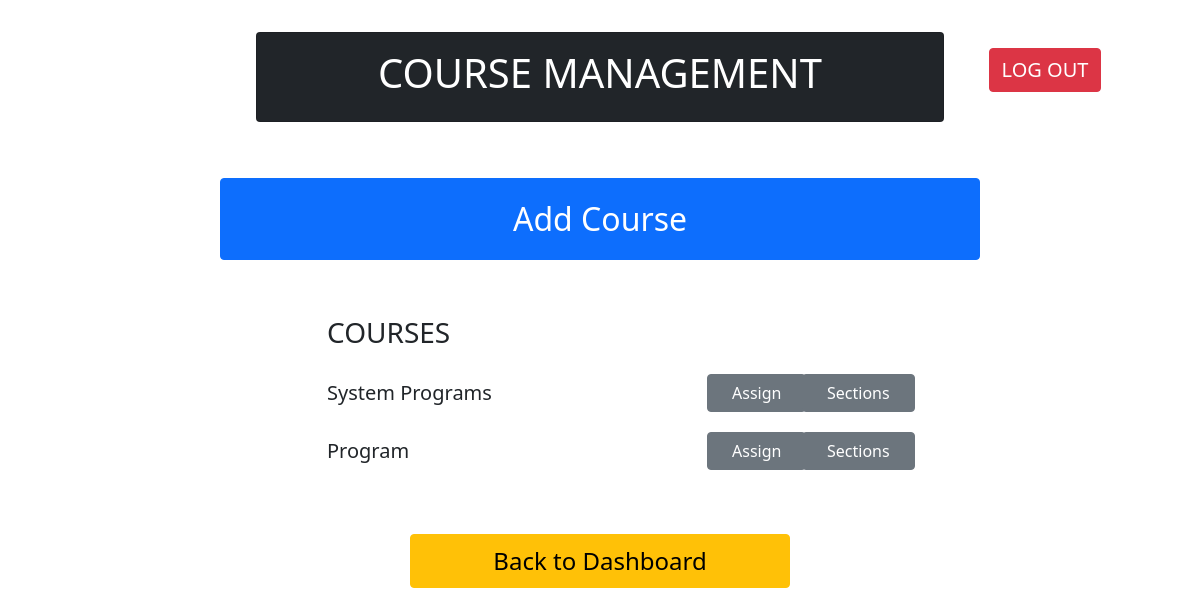
/courses/ (signed in), run on an earlier commit of the app's database.
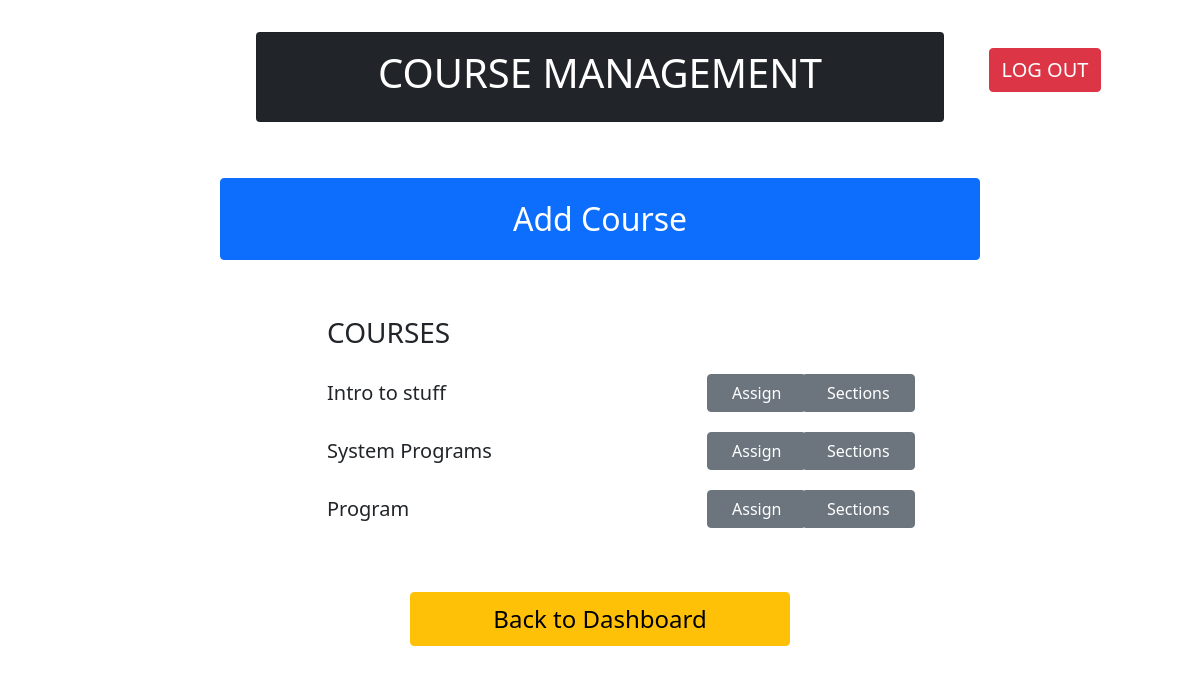
And on a later commit of the database.
### proj_app/models.py (models this page shows)
class CourseModel(models.Model):
    course_id = models.AutoField(primary_key=True)
    dept_code = models.CharField(max_length=20, choices=Department.choices)
    name = models.CharField(max_length=20)
    assigned_instructor = models.ForeignKey(MyUserModel, on_delete=models.SET_NULL, related_name="instructor", null=True)
    assigned_tas = models.ManyToManyField(MyUserModel)

### proj_app/views.py (the view)
# urls.py: path('courses/', ManageCourse.as_view()),
class ManageCourse(View):
    def get(self, request):
        courses = list(CourseModel.objects.all())  # getting all the courses
        user = MyUserModel.objects.get(email=request.session["currentUser"])
        missingPeople = False
        print("instructors: " + str(list(MyUserModel.objects.filter(role=1))))
        print("tas: " + str(list(MyUserModel.objects.filter(role=2))))
        if (list(MyUserModel.objects.filter(role=1)) == [] and list(MyUserModel.objects.filter(role=2)) == []):
            missingPeople = True
        return render(request, "mainTemplates/courseManagement.html", {"courses": courses, 'user': user, 'missingPeople': missingPeople})

### templates/mainTemplates/courseManagement.html
{% extends "base.html" %}
{% block content %}
    <div class="container">
        <div class="row m-4">
            <div class="col-2"></div>
            <div class="col-8">
                <div class="card text-white bg-dark text-center my-2 py-3">
                    <h1>COURSE MANAGEMENT</h1>
                </div>
            </div>
            <div class="col-2 text-center">
                <a href = '/' type="button" class="btn btn-danger my-4" style="font-size: 20px">LOG OUT</a>
            </div>
        </div>
    </div>
    {% if user.role == 0%}
    <div class="container">
        <div class="row">
            <div class="col-2"></div>
            <a href = '/addCourse/' type="button" class="btn btn-primary col-8 mx-auto my-4 py-3" style="font-size: 32px">Add Course</a>
            <div class="col-2"></div>
        </div>
    </div>
    {% endif %}
    <div class="container">
        <div class="row">
            <div class="col-3"></div>
            <div class="col-4">
                <p class="p-2">
                    <h3>COURSES</h3>
                </p>
            </div>
        </div>
        {% for i in courses %}
            {% if user.role == 1 and i.assigned_instructor == user or user.role == 0 %}
            <div class="row my-1">
                <div class="col-3"></div>
                <div class="col-4">
                    <p class="mt-2" style="font-size: 20px">
                        {{i.name}}
                    </p>
                </div>
                <div class="col-1 text-center">
                    <a type="button" class="btn btn-secondary mt-1 px-4"{% if not missingPeople %} href="/assignToCourse/{{ i.course_id }}" {% endif %}>Assign</a>
                </div>
                <div class="col-1 text-center">
                    <a type="button" class="btn btn-secondary mt-1 px-4" href="/sections/{{ i.course_id }}">Sections</a>
                </div>
            </div>
            {% endif %}
        {% endfor %}
    </div>
    <div class="container">
        <div class="row">
            <div class="col-3"></div>
                <a href = '/home/' type="button" class="btn btn-warning col-4 mx-auto my-5 py-2" style="font-size: 24px">Back to Dashboard</a>
            <div class="col-3"></div>
        </div>
    </div>
{% endblock %}

What changed in the data, as far as the page shows it:
added CourseModel: name "Intro to stuff"
